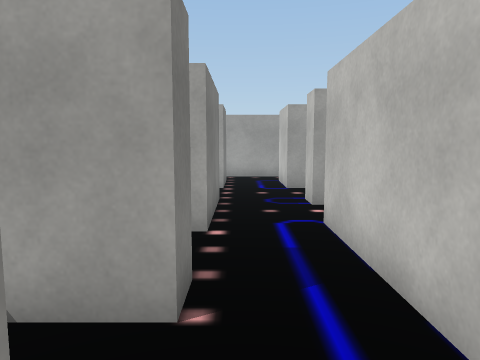
[1] (above)

24 first-person views from a walk through a 3-D level made in the Unity game engine. The camera is 1.4 m above the floor, tilts 6° down and sees 70° across. The floor is counted in squares, 1 m on a side. Each view is taken from the middle of a square. On the plan, view 1 faces up. The plan holds only what a view shows up to about 15 squares ahead; the rest is blank. The player is left out. Some surface patterns are stand-ins.

[2]
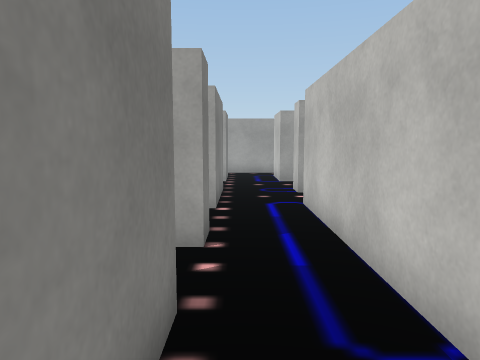

[3]
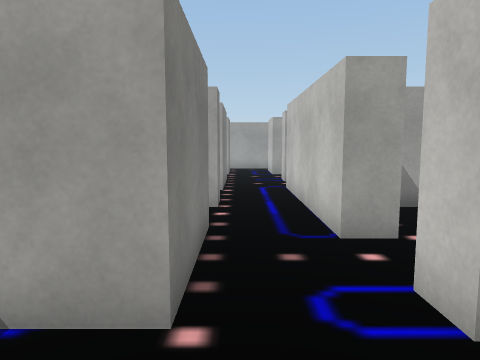

[4]
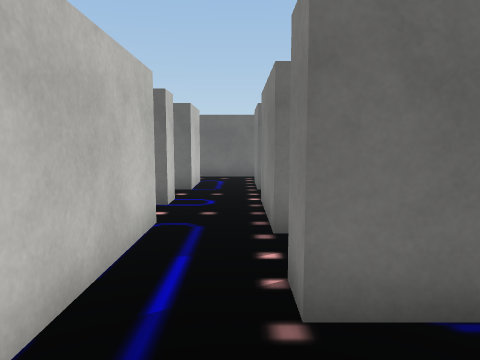

[5]
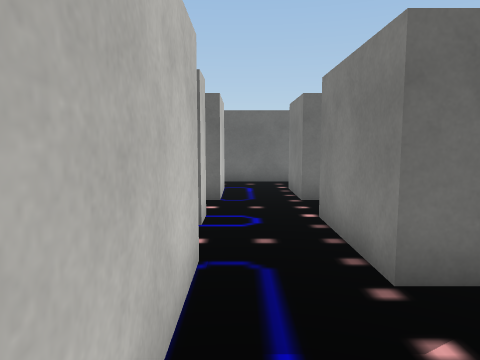

[6]
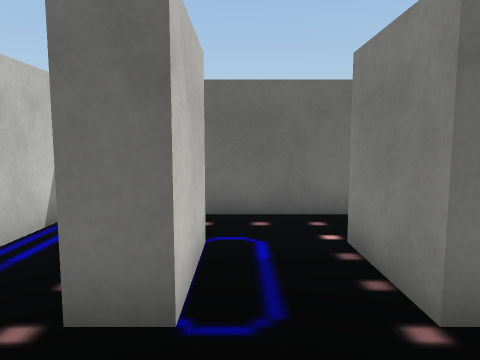

[7]
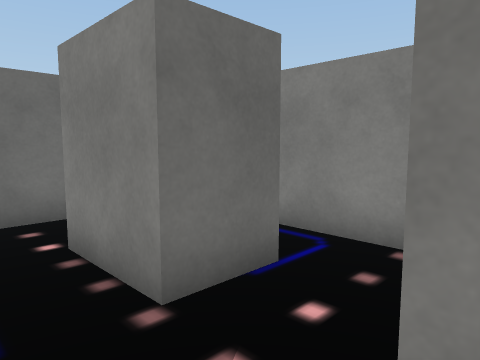

[8]
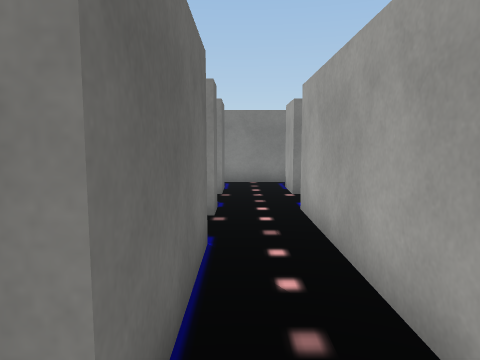

[9]
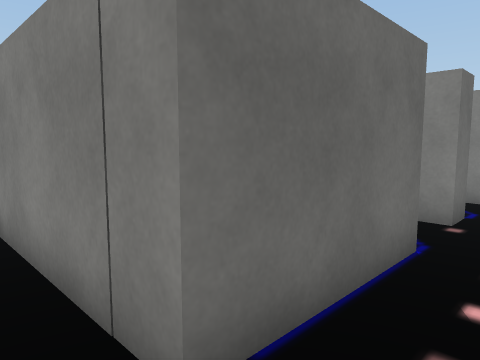

[10]
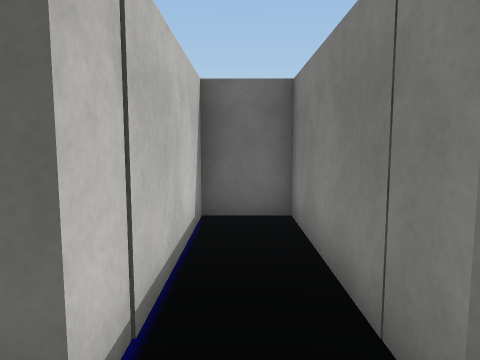

[11]
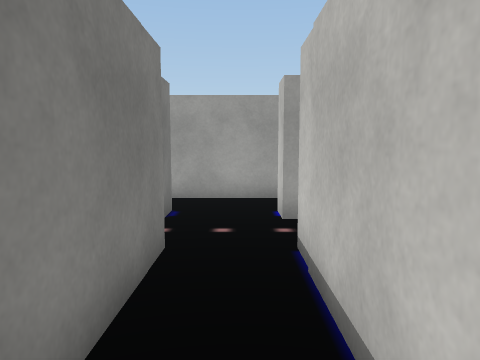

[12]
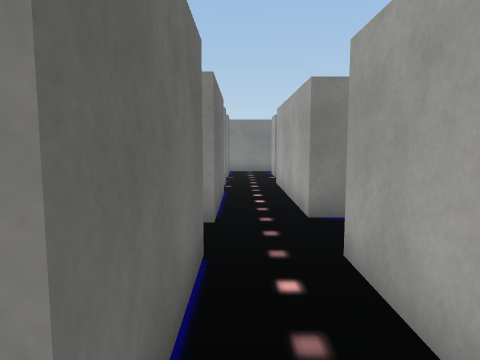

[13]
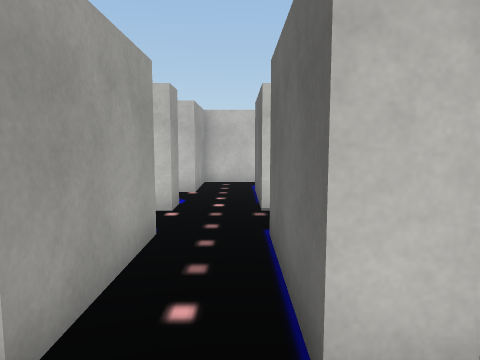

[14]
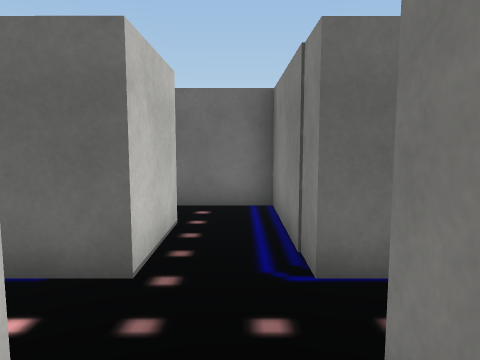

[15]
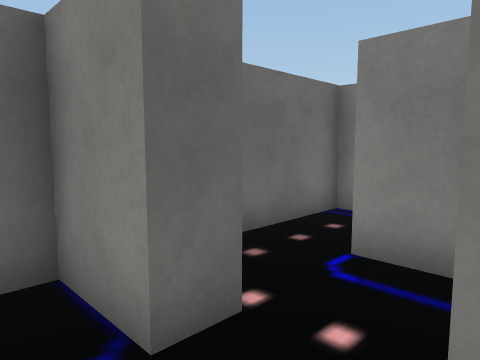

[16]
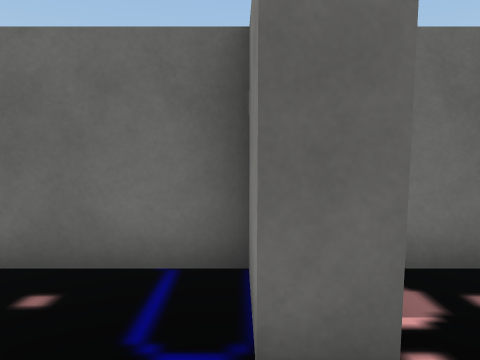

[17]
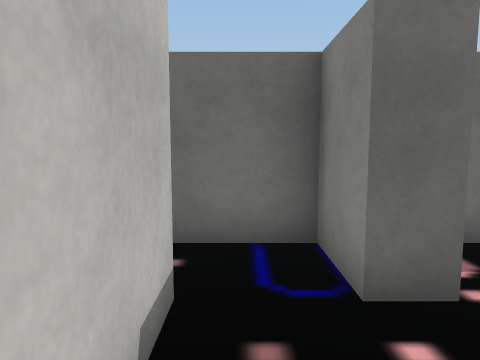

[18]
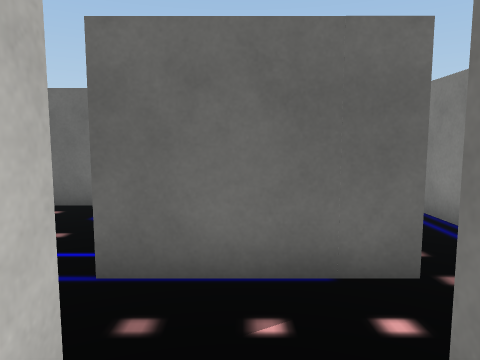

[19]
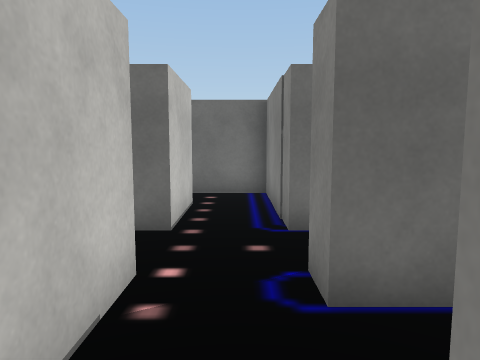

[20]
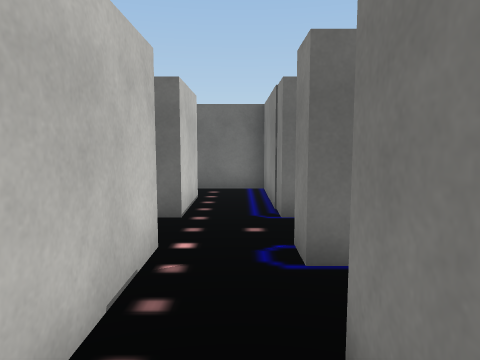

[21]
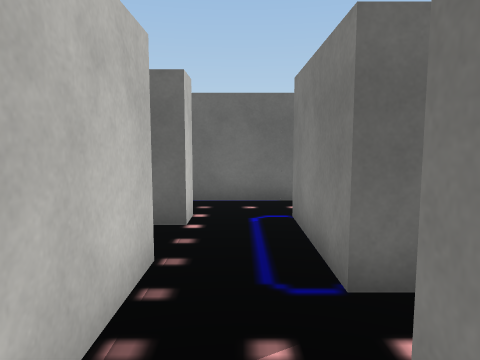

[22]
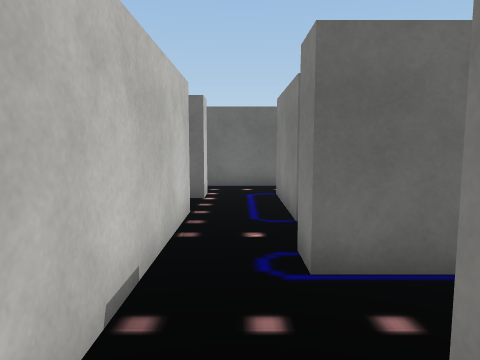

[23]
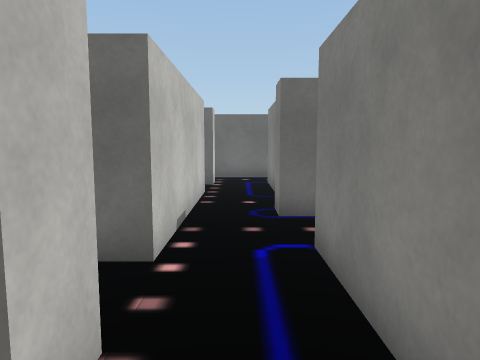

[24]
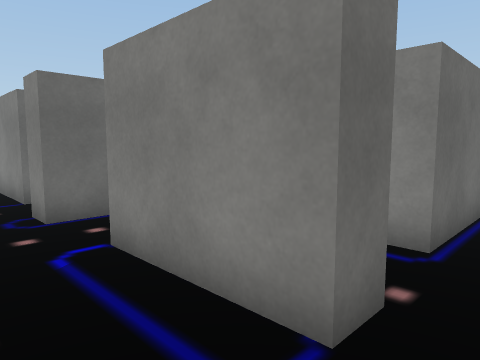

### Floor plan
Points are (right, up) in squares from view 1. A wall is a line through its corners. A room is listed if a view was taken in it or the views show most of it. See-through windows are left out.
Room 1 (view 1)
walls: (-0.5, 3.4) (-0.5, 2.6) (-1.9, 2.6); (-1.4, 0.7) (-0.5, 0.7) (-0.5, -0.5); (1.5, -0.1) (1.5, 3.6)
ways out: opening at (0.5, 0.5) to room 2; opening at (-1.5, 2) to room 3; opening at (0.5, 3) to room 5
Room 2 (views 2, 6, 7)
walls: (-0.5, -0.5) (-0.5, -2.5); (1.7, -2.7) (1.7, -1.8)
ways out: opening at (0.5, 0.5) to room 1; opening at (0.5, -2) to room 3; opening at (2, -1)
Room 3 (view 3)
walls: (-0.5, -2.5) (-2.1, -2.5); (-1.2, -8.8) (1.8, -8.8); (3.4, -2.7) (1.7, -2.7); (-3.7, -2.2) (-3.7, -5.8); (4.3, -8.1) (4.3, -6.5)
ways out: opening at (-1.5, 2) to room 1; opening at (0.5, -2) to room 2; opening at (4, -4) to room 6
objects: block (-2, -7) to (-1, -5); block (2, -7) to (2, -5)
Room 4 (view 4)
walls: (-0.5, 7.6) (-0.5, 5.4)
ways out: opening at (0.5, 6) to room 5; opening at (0.5, 8.5); opening at (2, 7)
Room 5 (view 5)
walls: (1.5, 3.6) (1.5, 6.1)
ways out: opening at (0.5, 3) to room 1; opening at (0.5, 6) to room 4; opening at (-1.5, 4.5)
Room 6 (views 8, 11, 13)
walls: (7.6, -2.7) (3.4, -2.7); (4.2, -4.5) (8, -4.5) (8, -9.6) (9.8, -9.6) (9.8, -4.5)
ways out: opening at (4, -4) to room 3; opening at (8.5, -2.5) to room 7; opening at (10, -4) to room 8
Room 7 (views 9, 10)
walls: (7.6, -1.8) (7.6, -2.7); (9.8, -2.7) (9.8, -1.8); (10, -0.1) (7.1, -0.1)
ways out: opening at (8.5, -2.5) to room 6; opening at (7, -1); opening at (10, -1)
Room 8 (views 12, 15, 16, 17)
walls: (16, -2.5) (15.1, -2.5) (15.1, -1.5); (13.3, -1.8) (13.3, -2.7) (9.8, -2.7); (18.9, -8.8) (20.6, -8.8); (20.6, -7) (20.6, -2.7) (18, -2.7); (9.8, -4.5) (13.3, -4.5) (13.3, -8.8) (17.2, -8.8)
ways out: opening at (10, -4) to room 6; opening at (14, -2) to room 9; opening at (17, -2) to room 10; opening at (21, -7.5)
objects: block (15, -7) to (16, -5); block (16, -5) to (18, -5); block (18, -8) to (19, -7)
Room 9 (view 14)
walls: (12.1, -1.8) (13.3, -1.8); (15.1, -1.5) (15.1, -0.5)
ways out: opening at (14, -2) to room 8; opening at (14, 0.5) to room 11; opening at (13, -1)
Room 10 (view 18)
walls: (16, -0.5) (16, -2.5); (18, -2.7) (18, -1.8)
ways out: opening at (17, -2) to room 8; opening at (17, 0.5) to room 15; opening at (18.5, -1)
Room 11 (views 19, 20)
walls: (13.3, 1.1) (13.3, -0.1); (15.1, -0.5) (15.1, 0.7)
ways out: opening at (14, 0.5) to room 9; opening at (15.5, 2) to room 15
Room 12 (view 21)
walls: (14.6, 3.4) (16.2, 3.4) (16.2, 2.5); (18, 2.6) (18, 6)
ways out: opening at (17, 6) to room 13; opening at (17, 3) to room 15; opening at (15.5, 4.5)
Room 13 (view 22)
walls: (16, 7.4) (16, 5.4)
ways out: opening at (17, 6) to room 12; opening at (17, 8.5) to room 14; opening at (18.5, 7)
Room 14 (views 23, 24)
walls: (15, 8.9) (16, 8.9) (16, 7.4); (18, 7.8) (18, 8.8); (10.2, 8.7) (13.3, 8.7) (13.3, 8.1)
ways out: opening at (17, 8.5) to room 13; opening at (14, 8.5)
Room 15 (no view inside)
walls: (16, 1) (16, -0.5); (15.1, 0.7) (16, 0.7); (18, -0.1) (18, 2.6)
ways out: opening at (17, 0.5) to room 10; opening at (15.5, 2) to room 11; opening at (17, 3) to room 12

Where each view was taken, in squares from view 1:
view 1: 0 up, 0 right, facing up
view 2: 2 down, 0 right, facing up
view 3: 5 down, 0 right, facing up
view 4: 6 up, 0 right, facing down
view 5: 4 up, 1 right, facing down
view 6: 2 down, 1 right, facing down
view 7: 2 down, 1 right, facing down-left
view 8: 4 down, 9 right, facing left
view 9: 3 down, 9 right, facing down-left
view 10: 3 down, 9 right, facing down
view 11: 9 down, 9 right, facing up
view 12: 4 down, 14 right, facing left
view 13: 4 down, 8 right, facing right
view 14: 1 down, 14 right, facing down
view 15: 5 down, 20 right, facing down-left
view 16: 5 down, 19 right, facing down
view 17: 4 down, 20 right, facing down
view 18: 1 down, 17 right, facing down
view 19: 1 up, 14 right, facing down
view 20: 2 up, 14 right, facing down
view 21: 4 up, 17 right, facing down
view 22: 7 up, 17 right, facing down
view 23: 10 up, 17 right, facing down
view 24: 10 up, 18 right, facing down-left
